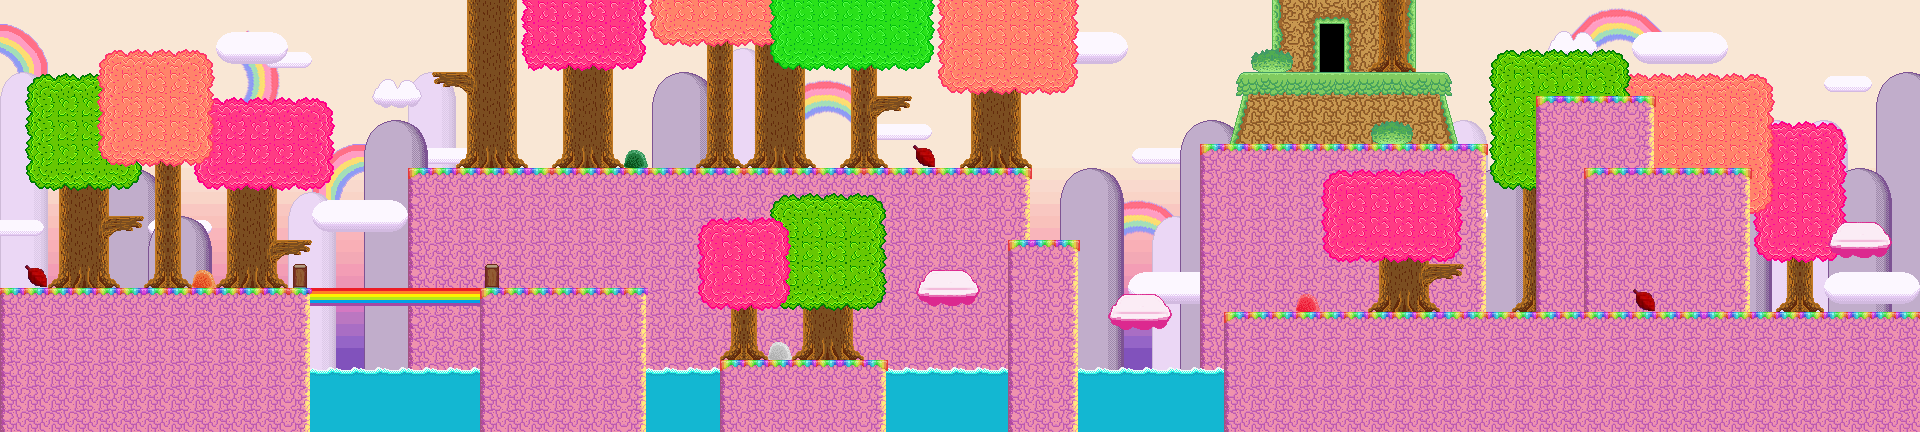

This is a level from a 2D game, rendered from its Tiled map with the project's own tilesets. A one-line summary and the map file follow, with tile-layer data summarised:
An orthogonal 80x18 tile map with 24x24 px tiles, 11 tile layers (sky, rainbow, penis2, clouds2, ...) and 19 objects (exit, entrance).

<map version="1.0" orientation="orthogonal" width="80" height="18" tilewidth="24" tileheight="24">
 <properties>
  <property name="offset" value="6" />
  <property name="title" value="Gay Island 2" />
  <property name="warpin" value="true" />
  <property name="soundtrack" value="pocketfull" />
 </properties>
 <tileset firstgid="1" name="gay island1" tilewidth="24" tileheight="24">
  <image source="gay island1.png" width="624" height="624" />
 </tileset>
 <layer name="sky" width="80" height="18">
  <data>[1440 cells, 1438 non-empty, 10 distinct tile ids]</data>
 </layer>
 <layer name="rainbow" width="80" height="18">
  <data>[1440 cells, 84 non-empty, 24 distinct tile ids]</data>
 </layer>
 <layer name="penis2" width="80" height="18">
  <data>[1440 cells, 171 non-empty, 13 distinct tile ids]</data>
 </layer>
 <layer name="clouds2" width="80" height="18">
  <data>[1440 cells, 26 non-empty, 5 distinct tile ids]</data>
 </layer>
 <layer name="penis" width="80" height="18">
  <data>[1440 cells, 268 non-empty, 11 distinct tile ids]</data>
 </layer>
 <layer name="clouds" width="80" height="18">
  <data>[1440 cells, 64 non-empty, 12 distinct tile ids]</data>
 </layer>
 <layer name="water" width="80" height="18">
  <data>[1440 cells, 121 non-empty, 5 distinct tile ids]</data>
 </layer>
 <layer name="background" width="80" height="18">
  <data>[1440 cells, 693 non-empty, 13 distinct tile ids]</data>
 </layer>
 <layer name="foreground" width="80" height="18">
  <data>[1440 cells, 347 non-empty, 32 distinct tile ids]</data>
 </layer>
 <layer name="leaves" width="80" height="18">
  <data>[1440 cells, 234 non-empty, 19 distinct tile ids]</data>
 </layer>
 <layer name="leaves2" width="80" height="18">
  <data>[1440 cells, 62 non-empty, 17 distinct tile ids]</data>
 </layer>
 <objectgroup color="#5da431" name="floor" width="80" height="18">
  <object x="1224" y="312" width="696" height="120" />
  <object x="1008" y="240" width="72" height="192" />
  <object x="720" y="360" width="168" height="72" />
  <object x="0" y="288" width="648" height="144" />
 </objectgroup>
 <objectgroup color="#4a3ea4" name="platform" width="80" height="18">
  <object x="408" y="168" width="624" height="24" />
  <object x="1200" y="144" width="288" height="24" />
  <object x="1241" y="72" width="204" height="24" />
  <object x="1536" y="96" width="120" height="24" />
  <object x="1584" y="168" width="168" height="24" />
  <object x="1833" y="240" width="54" height="22" />
  <object x="1428" y="265" width="34" height="22" />
  <object x="1111" y="311" width="57" height="24" />
  <object x="918" y="289" width="58" height="23" />
  <object x="877" y="96" width="34" height="23" />
  <object x="108" y="216" width="35" height="24" />
  <object x="275" y="240" width="37" height="23" />
  <object x="432" y="73" width="34" height="22" />
 </objectgroup>
 <objectgroup name="nodes" width="80" height="18">
  <object type="exit" x="1896" y="0" width="24" height="312" />
  <object type="entrance" x="0" y="240" width="24" height="48" />
 </objectgroup>
</map>
